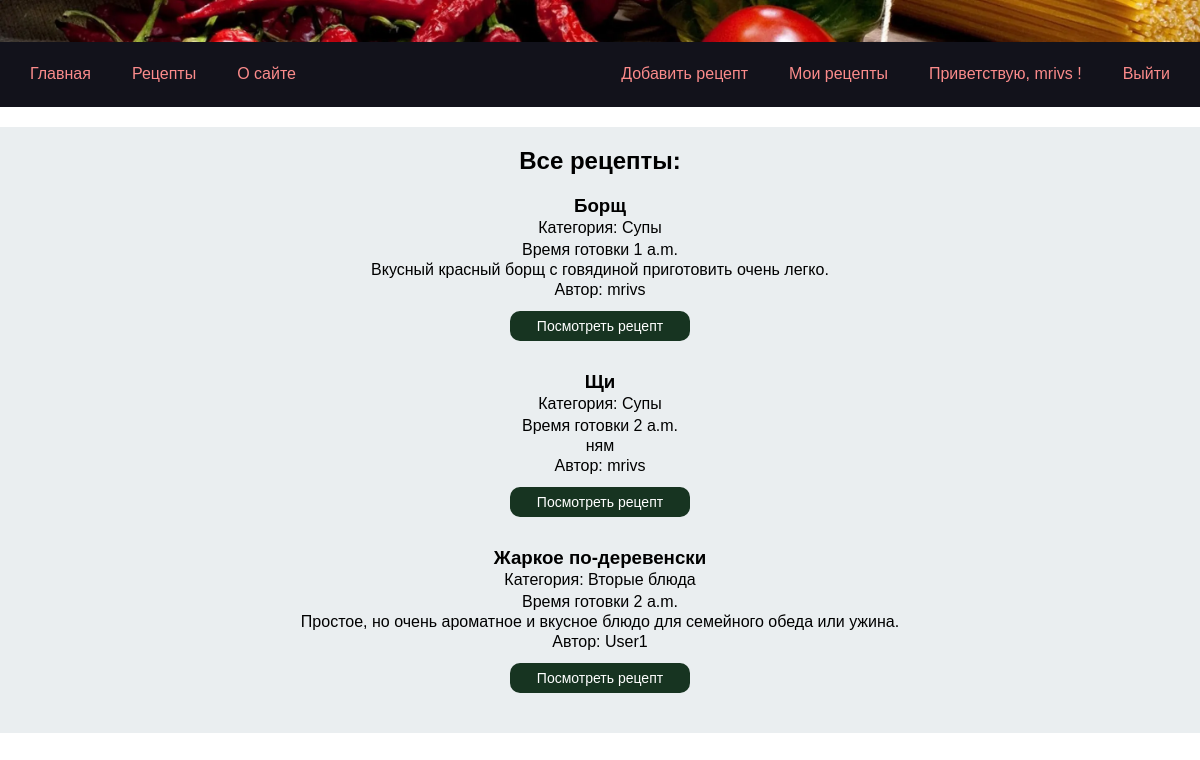
Page /recipes/ (signed in) on the committed database.
### app_cookbook/models.py (models this page shows, shortened)
class Recipe(models.Model):
    title=models.CharField(max_length=100)
    description=models.TextField(max_length=2000)
    ingredients=models.TextField(max_length=2000, default='')
    steps=models.TextField(max_length=2000)
    cooking_time=models.TimeField()
    pecipe_image=models.ImageField(null=True, blank=True)
    author=models.ForeignKey(User,on_delete=models.CASCADE)
    category = models.ForeignKey(Category, on_delete=models.CASCADE)

class Category(models.Model):
    name=models.CharField(max_length=100)
    description=models.TextField(max_length=2000)

### app_cookbook/views.py (the view)
# urls.py: path('recipes/', views.recipes, name='recipes'),
def recipes(request):
    recipes = Recipe.objects.all()
    context = {"title": "recipes",'recipes': recipes}
    return render(request, "app_cookbook/recipes.html", context)

### app_cookbook/templates/app_cookbook/recipes.html
{% extends 'base.html' %}
{% block content %}
<section class='section-box'>
    <div class="content-box">
    <h1>Все рецепты:</h1>
    {% for recipe in recipes %}
    <div class="recipe-short">
        <h3>{{ recipe.title }}</h3>
        <p>Категория: {{ recipe.category.name }}<p>
        <p>Время готовки {{ recipe.cooking_time }}</p>
        <p>{{ recipe.description }}</p>
        <p>Автор: {{ recipe.author.username }}</p>
        <a href="{% url 'recipe_detail' recipe.id %}"><button class='button-recipe'>Посмотреть рецепт </button></a>
    </div>
    {% endfor %}
</div>
</section>
{% endblock %}

### templates/base.html (shortened to what this page needs)
{% load static %}
<!DOCTYPE html>
<html lang="ru">
<head>
    <link rel="stylesheet" type="text/css" href="{% static 'css/styles.css' %}" />
</head>
<body>
    <section class='intro'>
        <div class='intro-box'>
            <img class='intro-box__image' src="{% static 'images/intro.webp' %}" alt="Image">
        </div>
    </section>
    <header class="header">
        <div class="header-box">
            <div class="header-box-left">
                <a class='header-main-list__text' href="{% url 'main' %}">Главная</>
                    <a class='header-main-list__text' href="{% url 'recipes' %}">Рецепты</a>
                    <a class='header-main-list__text' href="{% url 'about' %}">О сайте</a>
            </div>
            <div class="header-box-right">
                {% if request.user.is_authenticated %}
                <a class='header-main-list__text' href="{% url 'recipe_add' %}">Добавить рецепт</a>
                <a class='header-main-list__text' href="{% url 'user_recipes' %}">Мои рецепты</a>
                <a class='header-main-list__text'> Приветствую, {{ user.username}} !</a>
                <a class='header-main-list__text' href="{% url 'logout' %}">Выйти</a>
                {% else %}
                <a class='header-main-list__text' href="{% url 'register' %}">Регистрация</a>
                <a class='header-main-list__text' href="{% url 'login' %}">Войти</a>
                {% endif %}
            </div>
        </div>
    </header>
    {% block content %}{% endblock %}
</body>
</html>

### static/css/styles.css (style rules this page uses)
html { font-family: 'Arial', sans-serif; }
* { margin: 0; padding: 0; text-decoration: none; }
.header { background-color: #12121b; width: 100%; height: 65px; flex-shrink: 0; margin: 0; display: flex; justify-content: center; align-items: center; margin-bottom: 20px; }
.header-box { width: 1140px; display: flex; justify-content: space-between; align-items: center; }
.header-box-left { gap: 41px; display: flex; justify-content: space-between; align-items: center; height: 38px; }
.header-box-right { gap: 41px; display: flex; justify-content: space-between; align-items: center; }
.header-main-list__text { color: #fb8b8b; font-family: "Arial"; font-size: 16px; font-style: normal; font-weight: 400; line-height: normal; }
.intro { display: flex; justify-content: center; width: 100%; align-items: center; }
.intro-box { display: flex; justify-content: center; align-items: center; }
.intro-box__image { width: 100%; }
.section-box { background-color: #eaeef0; width: 100%; flex-shrink: 0; display: flex; justify-content: center; align-items: center; }
.content-box { margin-top: 20px; margin-bottom: 30px; width: 1140px; display: flex; flex-direction: column; justify-content: space-between; align-items: center; gap: 10px; }
.button-recipe { margin-top: 10px; width: 180px; height: 30px; font-family: 'Arial'; font-style: normal; font-weight: 300; font-size: 14px; line-height: 18px; display: flex; justify-content: center; align-items: center; color: #ffffff; background: #173421; cursor: pointer; border-radius: 10px; vertical-align: middle; border: none; }
.recipe-short { margin-top: 10px; margin-bottom: 10px; width: 1140px; display: flex; flex-direction: column; justify-content: space-between; align-items: center; gap: 2px; }

### rows in the picture
Recipe: title "Борщ", category.name "Супы", cooking_time "1 a.m.", description "Вкусный красный борщ с говядиной приготовить очень легко.", author.username "mrivs"
Recipe: title "Щи", category.name "Супы", cooking_time "2 a.m.", description "ням", author.username "mrivs"
Recipe: title "Жаркое по-деревенски", category.name "Вторые блюда", cooking_time "2 a.m.", description "Простое, но очень ароматное и вкусное блюдо для семейного обеда или ужина.", author.username "User1"

### other values in the picture
{{ user.username }} "mrivs"
